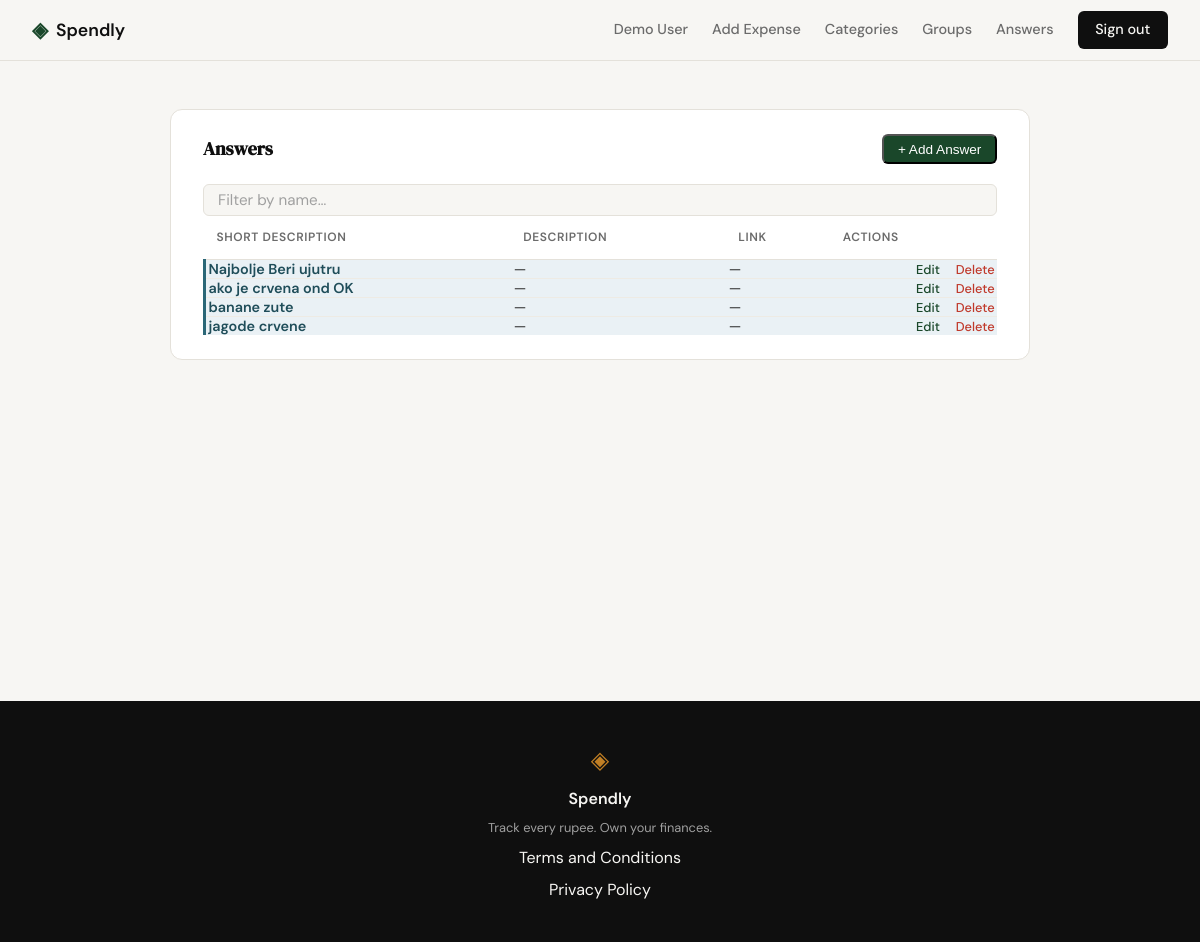
The app's page /answers (signed in), older data.
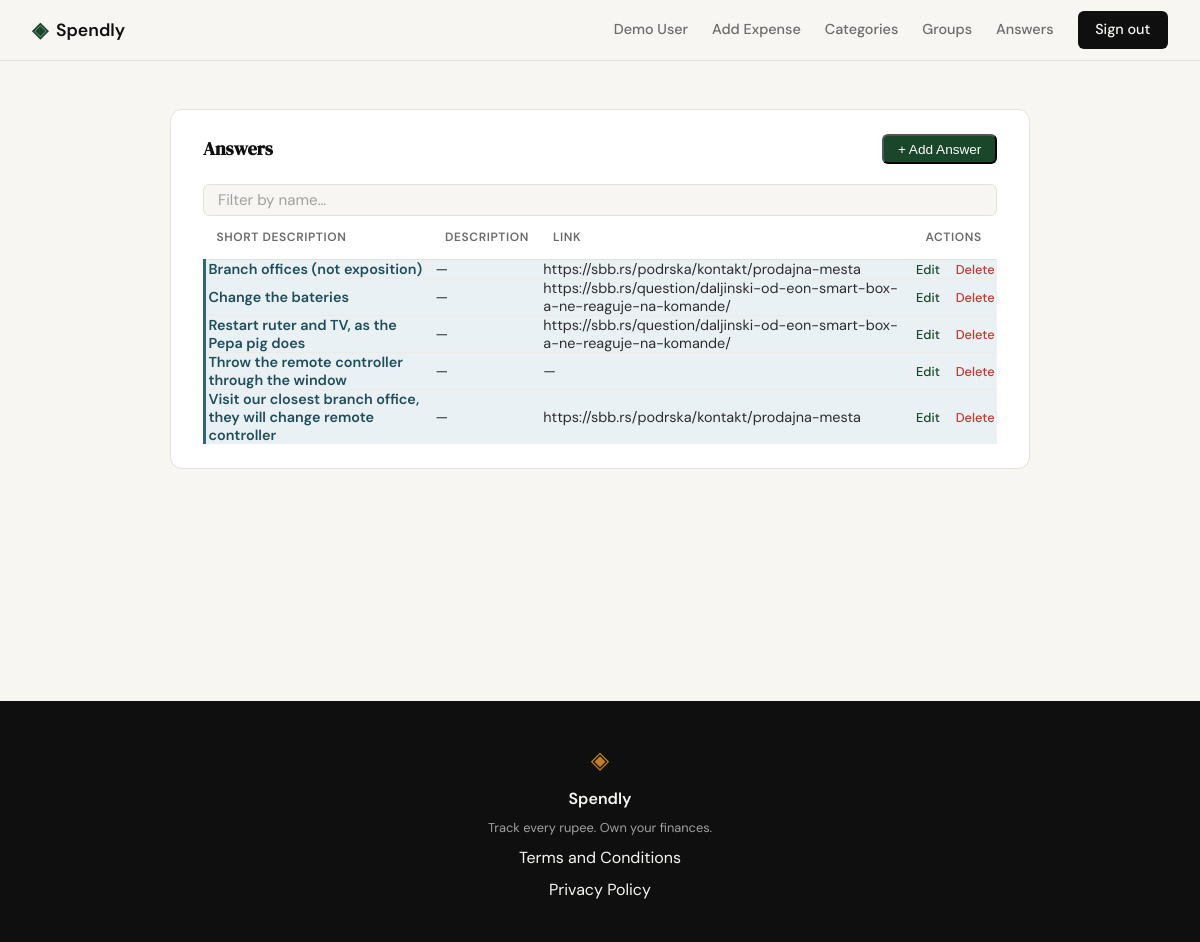
The same page, newer data.
### tables this page shows
CREATE TABLE answers (
            id          INTEGER PRIMARY KEY AUTOINCREMENT,
            user_id     INTEGER NOT NULL REFERENCES users(id),
            short_desc  TEXT    NOT NULL,
            description TEXT,
            link        TEXT,
            created_at  TEXT    DEFAULT (datetime('now'))
        );

### app.py (the view)
@app.route("/answers")
def answers():
    if not session.get("user_id"):
        return redirect(url_for("login"))
    return render_template("answers/list.html", answers=get_all_answers(session["user_id"]))

### database/db.py (called while the page is built)
def get_db():
    conn = sqlite3.connect(DB_PATH)
    conn.row_factory = sqlite3.Row
    conn.execute("PRAGMA foreign_keys = ON")
    return conn

### database/queries.py (called while the page is built)
def get_all_answers(user_id):
    conn = get_db()
    rows = conn.execute(
        "SELECT id, short_desc, description, link FROM answers "
        "WHERE user_id = ? ORDER BY short_desc",
        (user_id,),
    ).fetchall()
    conn.close()
    return [{"id": r["id"], "short_desc": r["short_desc"],
             "description": r["description"], "link": r["link"]} for r in rows]

### templates/answers/list.html (shortened to what this page needs)
{% extends "base.html" %}
{% block content %}
<section class="profile-section">
    <div class="profile-inner">
        <div class="profile-block">
            <div class="block-title-row">
                <h2 class="block-title">Answers</h2>
                <button type="button" class="btn-add-expense" id="addAnswerBtn">+ Add Answer</button>
            </div>
            <div class="autocomplete-wrap">
                <input type="search" id="answerFilter" class="form-input answer-filter"
                       placeholder="Filter by name…" autocomplete="off">
            </div>
            <table class="transactions-table">
                <thead>
                    <tr>
                        <th>Short Description</th>
                        <th>Description</th>
                        <th>Link</th>
                        <th class="actions-col">Actions</th>
                    </tr>
                </thead>
                <tbody>
                    {% for answer in answers %}
                    <tr class="answer-row">
                        <td>{{ answer.short_desc }}</td>
                        <td>{{ answer.description or '—' }}</td>
                        <td>
                            {% if answer.link %}
                            <a href="{{ answer.link }}" target="_blank" rel="noopener">{{ answer.link }}</a>
                            {% else %}—{% endif %}
                        </td>
                        <td class="actions-col">
                            <button type="button" class="btn-edit"
                                    data-id="{{ answer.id }}"
                                    data-short-desc="{{ answer.short_desc }}"
                                    data-description="{{ answer.description or '' }}"
                                    data-link="{{ answer.link or '' }}">Edit</button>
                            <form method="POST" action="/answers/{{ answer.id }}/delete"
                                  class="form-inline"
                                  onsubmit="return confirm('Delete this answer?')">
                                <button type="submit" class="btn-delete">Delete</button>
                            </form>
                        </td>
                    </tr>
                    {% else %}
                    <tr>
                        <td colspan="4" class="table-empty">No answers yet.</td>
                    </tr>
                    {% endfor %}
                </tbody>
            </table>
        </div>
    </div>
</section>
{% endblock %}

### templates/base.html (shortened to what this page needs)
<!DOCTYPE html>
<html lang="en">
<head>
    <link rel="stylesheet" href="{{ url_for('static', filename='css/style.css') }}">
</head>
<body>
    <nav class="navbar">
        <div class="nav-inner">
            <a href="{{ url_for('landing') }}" class="nav-brand">
                <span class="brand-icon">◈</span>
                <span class="brand-name">Spendly</span>
            </a>
            <div class="nav-links">
                {% if session.get("user_id") %}
                    <a href="{{ url_for('profile') }}">{{ session.get("user_name", "Account") }}</a>
                    <a href="{{ url_for('add_expense') }}">Add Expense</a>
                    <a href="{{ url_for('categories') }}">Categories</a>
                    <a href="{{ url_for('groups') }}">Groups</a>
                    <a href="{{ url_for('answers') }}">Answers</a>
                    <a href="{{ url_for('logout') }}" class="nav-cta">Sign out</a>
                {% else %}
                    <a href="{{ url_for('login') }}">Sign in</a>
                    <a href="{{ url_for('register') }}" class="nav-cta">Get started</a>
                {% endif %}
            </div>
        </div>
    </nav>
    <main class="main-content">
        {% block content %}{% endblock %}
    </main>
    <footer class="footer">
        <div class="footer-inner">
            <span class="brand-icon">◈</span>
            <span class="footer-name">Spendly</span>
            <p class="footer-copy">Track every rupee. Own your finances.</p>
            <a href="/terms">Terms and Conditions</a>
            <a href="/privacy">Privacy Policy</a>
        </div>
    </footer>
</body>
</html>

Row changes from the older to the newer data that the page shows:
removed answers: short_desc "Najbolje Beri ujutru", description "—"
removed answers: short_desc "ako je crvena ond OK", description "—"
removed answers: short_desc "banane zute", description "—"
removed answers: short_desc "jagode crvene", description "—"
added answers: short_desc "Branch offices (not exposition)", description "—", link "https://sbb.rs/podrska/kontakt/prodajna-mesta"
added answers: short_desc "Change the bateries", description "—", link "https://sbb.rs/question/daljinski-od-eon-smart-box-a-ne-reaguje-na-komande/"
added answers: short_desc "Restart ruter and TV, as the Pepa pig does", description "—", link "https://sbb.rs/question/daljinski-od-eon-smart-box-a-ne-reaguje-na-komande/"
added answers: short_desc "Throw the remote controller through the window", description "—"
added answers: short_desc "Visit our closest branch office, they will change remote controller", description "—", link "https://sbb.rs/podrska/kontakt/prodajna-mesta"
